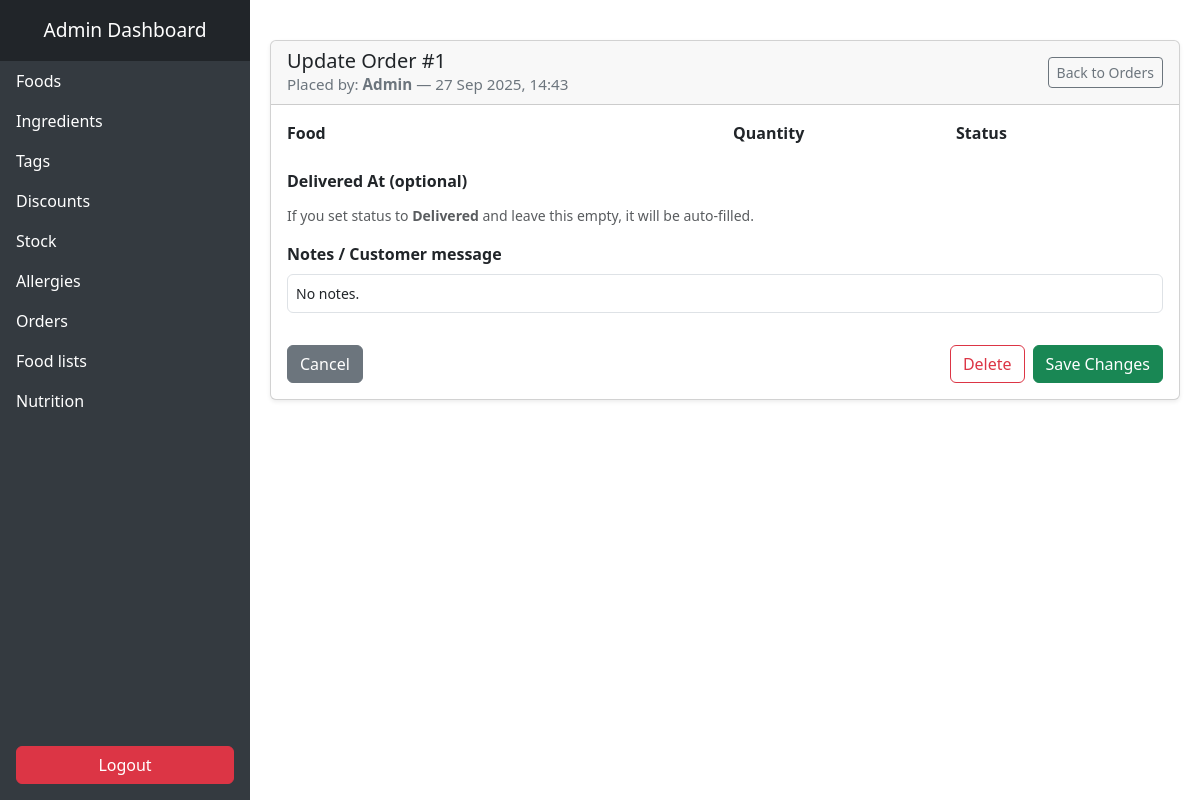
Page /orders/1/update/ on the committed database.
### food_app/models.py (models this page shows, shortened)
class Order(models.Model):
    ORDER_STATUS = [
        ('PENDING', 'Pending'),
        ('CONFIRMED', 'Confirmed'),
        ('PREPARING', 'Preparing'),
        ('DELIVERED', 'Delivered'),
        ('CANCELLED', 'Cancelled'),
    ]
    user = models.ForeignKey(User, on_delete=models.CASCADE)
    food = models.ForeignKey(Food, on_delete=models.CASCADE)
    quantity = models.PositiveIntegerField(default=1)
    total_price = models.DecimalField(max_digits=8, decimal_places=2, blank=True, null=True)
    status = models.CharField(max_length=20, choices=ORDER_STATUS, default='PENDING')
    ordered_at = models.DateTimeField(auto_now_add=True)
    delivered_at = models.DateTimeField(null=True, blank=True)
    razorpay_order_id = models.CharField(max_length=255, blank=True, null=True)
    razorpay_payment_id = models.CharField(max_length=255, blank=True, null=True)
    razorpay_signature = models.CharField(max_length=255, blank=True, null=True)

### food_app/views.py (the view)
# urls.py: path('orders/<int:id>/update/', views.update_order_status, name='update_order_status'),
def update_order_status(request, id):
    order = get_object_or_404(Order, id=id)
    if request.method == "POST":
        order.status = request.POST.get('status')
        order.save()
        return redirect('admin_orders')
    return render(request, 'food_app/update_order.html', {'order': order})

### templates/food_app/update_order.html (shortened to what this page needs)
{% extends "admin_base.html" %}
{% load static %}
{% block content %}
<link href="https://cdn.jsdelivr.net/npm/bootstrap@5.3.0/dist/css/bootstrap.min.css" rel="stylesheet">
<div class="update-card">
  <div class="card shadow-sm">
    <div class="card-header d-flex justify-content-between align-items-center">
      <div>
        <h5 class="mb-0">Update Order #{{ order.id }}</h5>
        <div class="meta">Placed by: <strong>{{ order.user.username|default:"Guest" }}</strong> — {{ order.ordered_at|date:"d M Y, H:i" }}</div>
      </div>
      <div>
        <a href="{% url 'admin_order' %}" class="btn btn-outline-secondary btn-sm">Back to Orders</a>
      </div>
    </div>
    <div class="card-body">
      <form method="post" novalidate>
        <div class="row g-3">
          <div class="col-md-6">
            <label class="form-label">Food</label>
          </div>
          <div class="col-md-3">
            <label class="form-label">Quantity</label>
          </div>
          <div class="col-md-3">
    <label class="form-label">Status</label>
</div>
          <div class="col-12">
            <label class="form-label">Delivered At (optional)</label>
            <div class="small text-muted mt-1">If you set status to <strong>Delivered</strong> and leave this empty, it will be auto-filled.</div>
          </div>
          <div class="col-12">
            <label class="form-label">Notes / Customer message</label>
            {% if order.comment %}
              <div class="p-2 border rounded small mb-2">{{ order.comment }}</div>
            {% else %}
              <div class="p-2 border rounded small mb-2 text">No notes.</div>
            {% endif %}
          </div>
        </div>
        <div class="mt-4 d-flex justify-content-between">
          <a href="{% url 'admin_order' %}" class="btn btn-secondary">Cancel</a>
          <div class="d-flex gap-2">
            <a href="{% url 'delete_order' order.id %}" class="btn btn-outline-danger"
               onclick="return confirm('Delete order #{{ order.id }}? This cannot be undone.');">Delete</a>
            <button type="submit" class="btn btn-success">Save Changes</button>
          </div>
        </div>
      </form>
    </div>
  </div>
</div>
{% endblock %}

### templates/admin_base.html (style rules this page uses)
body { min-height: 100vh; display: flex; }

### templates/food_app/update_order.html (style rules this page uses)
.update-card { max-width: 920px; margin: 20px auto; }
.meta { color: #6c757d; font-size: .95rem; }
.form-label { font-weight: 600; }

### rows in the picture
Order: id "1", user.username "Admin", ordered_at "27 Sep 2025, 14:43"
